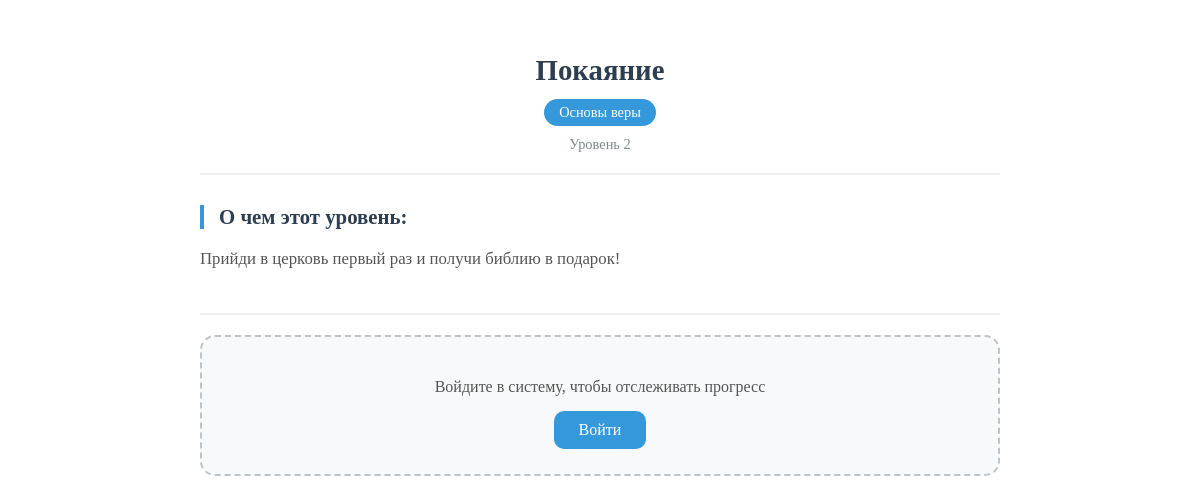
Screenshot of /level/2/ with the database file from the repository.
### church_app/models.py (models this page shows, shortened)
class SpiritualLevel(models.Model):
    LEVEL_TYPES = [
        ('basic', 'Основы веры'),
        ('growth', 'Духовный рост'),
        ('service', 'Служение'),
        ('leadership', 'Лидерство'),
        ('worship', 'Поклонение'),
        ('prayer', 'Молитва'),
        ('study', 'Изучение'),
        ('fellowship', 'Общение'),
    ]
    BUILDING_STYLES = [
        ('church', 'Церковь'),
        ('chapel', 'Часовня'),
        ('cathedral', 'Собор'),
        ('monastery', 'Монастырь'),
        ('temple', 'Храм'),
        ('house', 'Дом'),
        ('library', 'Библиотека'),
        ('school', 'Школа'),
    ]
    title = models.CharField(max_length=200, verbose_name="Название уровня")
    description = models.TextField(verbose_name="Описание")
    level_type = models.CharField(max_length=50, choices=LEVEL_TYPES, default='basic')
    building_style = models.CharField(max_length=50, choices=BUILDING_STYLES, default='church')
    order = models.IntegerField(verbose_name="Порядковый номер")
    image = models.ImageField(upload_to='levels/', blank=True, null=True, verbose_name="Изображение")
    is_available = models.BooleanField(default=True, verbose_name="Доступен")
    position_x = models.IntegerField(default=0, verbose_name="Позиция X")
    position_y = models.IntegerField(default=0, verbose_name="Позиция Y")
    height = models.IntegerField(default=3, verbose_name="Высота здания")
    color = models.CharField(max_length=20, default='#3498db', verbose_name="Цвет здания")
    created_at = models.DateTimeField(auto_now_add=True)
    class Meta:
        ordering = ['order']
        verbose_name = "Уровень духовного пути"
        verbose_name_plural = "Уровни духовного пути"

### church_app/views.py (the view)
# urls.py: path('level/<int:level_id>/', views.level_detail, name='level_detail'),
def level_detail(request, level_id):
    level = get_object_or_404(SpiritualLevel, id=level_id)
    user_progress = None
    if request.user.is_authenticated:
        user_progress = UserProgress.objects.filter(user=request.user, level=level).first()
    return render(request, 'level_detail.html', {
        'level': level,
        'user_progress': user_progress,
    })

### templates/level_detail.html (shortened to what this page needs)
<div class="level-detail">
    <div class="detail-header">
        <h2>{{ level.title }}</h2>
        <span class="detail-type">{{ level.get_level_type_display }}</span>
        <div class="detail-order">Уровень {{ level.order }}</div>
    </div>
    <div class="detail-content">
        <div class="detail-description">
            <h3>О чем этот уровень:</h3>
            <p>{{ level.description|linebreaks }}</p>
        </div>
        <div class="detail-actions">
            {% if user.is_authenticated %}
                {% if user_progress and user_progress.is_completed %}
                <div class="completion-badge">
                    <i class="fas fa-trophy"></i>
                    <div>
                        <strong>Пройдено!</strong>
                        {% if user_progress.completed_at %}
                        <span>{{ user_progress.completed_at|date:"d.m.Y в H:i" }}</span>
                        {% endif %}
                    </div>
                </div>
                {% else %}
                <button class="btn-complete" onclick="completeLevel({{ level.id }})">
                    <i class="fas fa-check"></i>
                    Отметить как пройденный
                </button>
                {% endif %}
            {% else %}
            <div class="login-prompt">
                <p>Войдите в систему, чтобы отслеживать прогресс</p>
                <a href="{% url 'admin:login' %}" class="btn-login-small">Войти</a>
            </div>
            {% endif %}
        </div>
    </div>
</div>

### templates/level_detail.html (style rules this page uses)
.level-detail { color: #333; max-width: 800px; margin: 0 auto; padding: 20px; }
.detail-header { text-align: center; margin-bottom: 30px; padding-bottom: 20px; border-bottom: 2px solid #f0f0f0; }
.detail-header h2 { font-size: 1.8rem; color: #2c3e50; margin-bottom: 10px; line-height: 1.3; }
.detail-type { background: #3498db; color: white; padding: 5px 15px; border-radius: 20px; font-size: 0.9rem; display: inline-block; margin-bottom: 10px; }
.detail-order { color: #7f8c8d; font-size: 0.9rem; }
.detail-description h3 { color: #2c3e50; margin: 25px 0 15px; font-size: 1.3rem; border-left: 4px solid #3498db; padding-left: 15px; }
.detail-description p { line-height: 1.6; color: #555; font-size: 1.05rem; text-align: justify; }
.detail-actions { margin-top: 40px; text-align: center; padding-top: 20px; border-top: 2px solid #f0f0f0; }
.login-prompt { background: #f8f9fa; padding: 25px; border-radius: 15px; text-align: center; border: 2px dashed #bdc3c7; }
.login-prompt p { color: #555; margin-bottom: 15px; }
.btn-login-small { background: #3498db; color: white; padding: 10px 25px; border-radius: 10px; text-decoration: none; display: inline-block; transition: all 0.3s ease; }

### rows the page displays
SpiritualLevel: title "Покаяние", level_type "Основы веры", order "2", description "Прийди в церковь первый раз и получи библию в подарок!"
